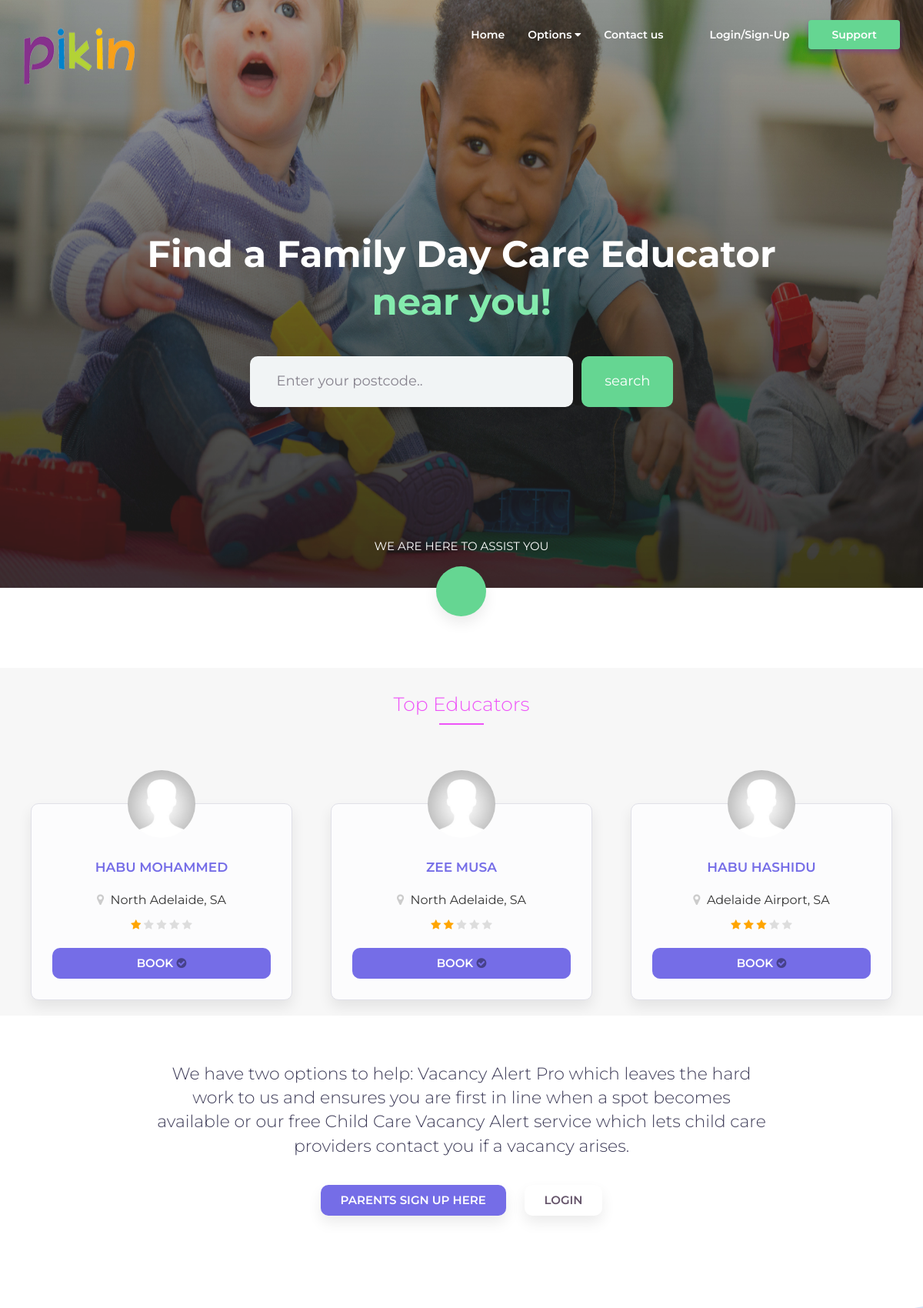
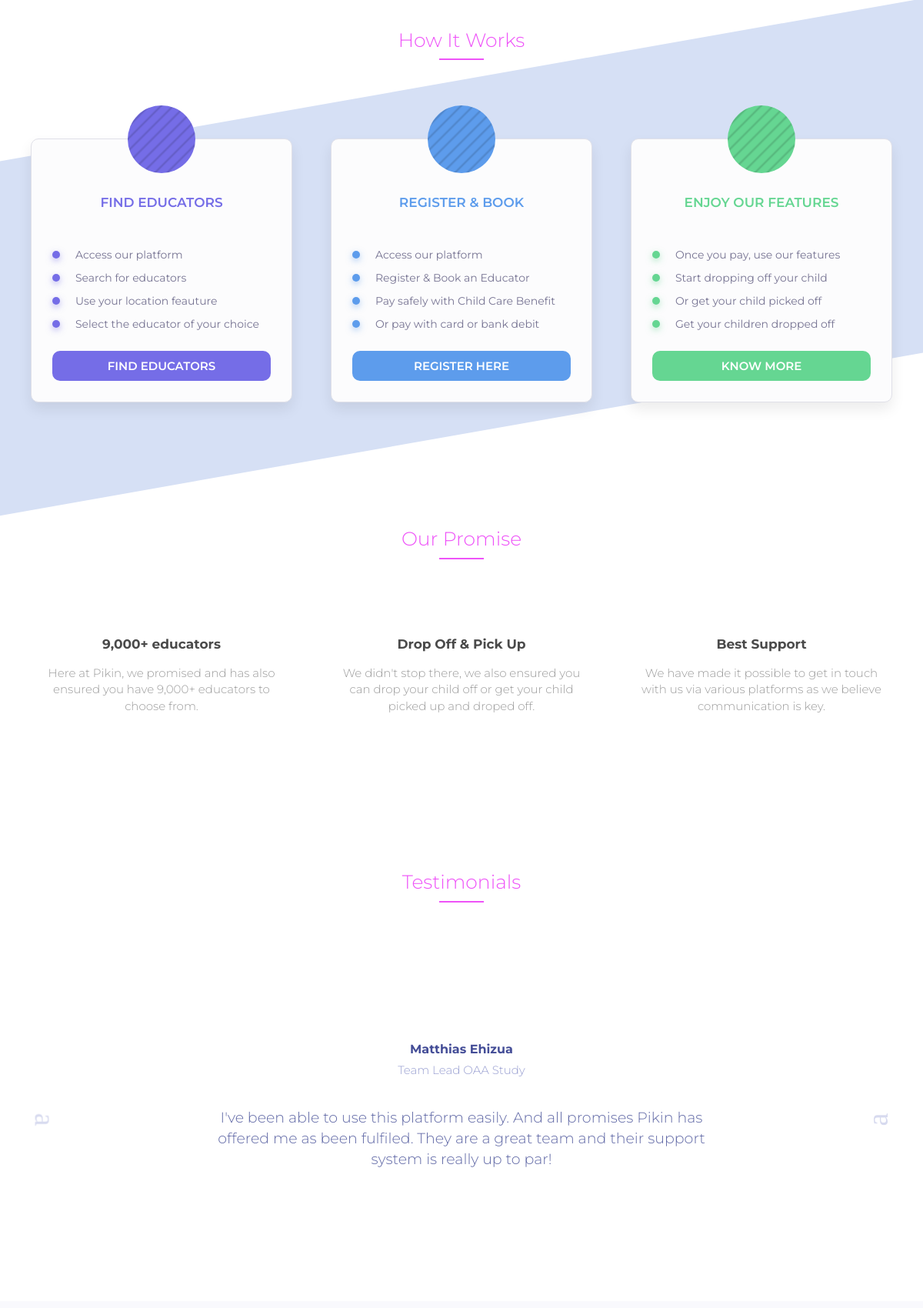
The page / (upper part) on the database its author committed (2 pictures, top to bottom).
### tables this page shows
CREATE TABLE `educators` (
  `EducatorID` int(200) NOT NULL,
  `CoordinatorID` int(11) NOT NULL,
  `firstname` text NOT NULL,
  `lastname` text NOT NULL,
  `email` varchar(30) NOT NULL,
  `password` varchar(30) NOT NULL,
  `hashkey` varchar(32) DEFAULT NULL,
  `phonenumber` varchar(30) DEFAULT NULL,
  `address` varchar(250) DEFAULT NULL,
  `suburb` varchar(250) DEFAULT NULL,
  `postcode` int(30) DEFAULT NULL,
  `avatar` varchar(255) DEFAULT 'default.jpg',
  `numkids` varchar(250) DEFAULT NULL,
  `ageofkids` varchar(50) DEFAULT NULL,
  `typeofservice` varchar(250) DEFAULT NULL,
  `servicehours` varchar(250) DEFAULT NULL,
  `rating` int(5) DEFAULT '0',
  `active` int(1) DEFAULT '0'
);

### index.php (the view, shortened to what this page needs)
<!doctype html>
<html>
<head>
<link rel="stylesheet" type="text/css" href="css/bootstrap.min.css">
<link rel="stylesheet" type="text/css" href="css/bootstrap-slider.min.css">
<link rel="stylesheet" type="text/css" href="css/font-awesome.min.css">
<link rel="stylesheet" type="text/css" href="css/slick.css">
<link rel="stylesheet" type="text/css" href="css/style.css">
</head>
<body>
<div id="header-holder">
    <div class="bg-animation"></div>
    <nav id="nav" class="navbar navbar-default navbar-full">
        <div class="container-fluid">
            <div class="container container-nav">
                <div class="row">
                    <div class="col-md-12">
                        <div class="navbar-header">
                            <a class="logo-holder" href="index.php">
                                <div class="logo" style="width:150px;height:80px"></div>
                            </a>
                        </div>
                        <div style="height: 1px;" role="main" aria-expanded="false" class="navbar-collapse collapse" id="bs">
                            <ul class="nav navbar-nav navbar-right">
                                <li><a href="index.php">Home</a></li>
                                <li class="dropdown mega">
                                    <a href="#pricing">Options <i class="fa fa-caret-down"></i></a>
                                </li>
                                <li><a href="contact.html">Contact us</a></li>
                                <li><a class="login-button" href="signin.php">Login/Sign-Up</a></li>
                                <li class="support-button-holder support-dropdown">
                                    <a class="support-button" href="#">Support</a>
                                </li>
                            </ul>
                        </div>
                    </div>
                </div>
            </div>
        </div>
    </nav>
    <div id="top-content" class="container-fluid">
        <div class="container">
            <div class="row">
                <div class="col-md-12">
                    <div class="big-title">Find a Family Day Care Educator <br>
                        <span>near you!</span>
                    </div>
                    <div class="educators-search-holder">
                        <form id="educators-search" action="search.php" method="POST">
                            <input id="educators-text" type="text" name="postcode" placeholder="Enter your postcode.." />
                            <span class="inline-button">
                                <input id="search-btn" type="submit" name="search" value="search">
                            </span>
                        </form>
                    </div>
                </div>
                <div class="col-md-12">
                    <div class="arrow-button-holder">
                        <a href="#pricing">
                            <div class="button-text">We are here to assist you</div>
                            <div class="arrow-icon">
                            </div>
                        </a>
                    </div>
                </div>
            </div>
        </div>
    </div>
</div>
<div class="container-fluid" style="background: #f7f7f7">
    <div class="container">
        <div class="row">
            <div class="col-md-12">
                <div class="row-title">Top Educators</div>
            </div>
        </div>
        <div class="row">
            <?php
                $popular = "SELECT * from educators LIMIT 3";
                $query = mysqli_query ($connection, $popular);
                while ($row = mysqli_fetch_assoc($query)) {
            ?>
            <div class="col-sm-6 col-md-4">
                <div class="pricing-box pricing-color1">
                    <div class="pricing-content">
                        <div class="pricing-icon" style="background: url(images/<?=$row['avatar']?>);background-size: contain;">
                        </div>
                        <div class="pricing-title"><?=$row['firstname']?> <?=$row['lastname']?></div>
                        <div class="pricing-details">
                            <br>
                            <center>
                                <span style="font-size: 16px;">
                                    <i class="fa fa-map-marker" style="color: #ccc"></i> &nbsp;<?php echo $row["suburb"]; ?>
                                </span>
                                 <div style="margin-top: 10px">
                                  <?php
                                    $user_rating = $row['rating'];
                                    for ($available_rating = 0; $available_rating < $user_rating; $available_rating++) {
                                  ?>
                                  <i class="fa fa-star" style="color: orange"></i>
                                  <?php
                                    }
                                    $no_rating = 5 - $user_rating;
                                    for ($absent_rating = 0; $absent_rating < $no_rating; $absent_rating++) {
                                  ?>
                                  <i class="fa fa-star" style="color: #ddd"></i>
                                  <?php
                                    }
                                  ?>
                                </div>
                            </center>
                        </div>
                            <br>
                        <div class="pricing-link">
                            <a class="ybtn" href="booking.php?EducatorID=<?=$row['EducatorID']?>">Book <i class="fa fa-check-circle" style="color: rgba(0,0,0,.4);"></i></a>
                        </div>
                    </div>
                </div>
            </div>
            <?php
            }
            ?>
        </div>
    </div>
</div>
<div id="info" class="container-fluid">
    <div class="container">
        <div class="row">
            <div class="col-md-12">
                <div class="info-text">We have two options to help: Vacancy Alert Pro which leaves the hard work to us and ensures you are first in line when a spot becomes available or our free Child Care Vacancy Alert service which lets child care providers contact you if a vacancy arises.</div>
                <a href="signup.php" class="ybtn ybtn-purple ybtn-shadow">Parents Sign Up Here</a>
                <a href="signin.php" class="ybtn ybtn-white ybtn-shadow">Login </a>
            </div>
        </div>
    </div>
</div>
<div id="pricing" class="container-fluid">
    <div class="container">
        <div class="row">
            <div class="col-md-12">
                <div class="row-title">How It Works</div>
            </div>
        </div>
        <div class="row">
            <div class="col-sm-6 col-md-4">
                <div class="pricing-box pricing-color1">
                    <div class="pricing-content">
                        <div class="pricing-icon">
                            <div class="special-gradiant"></div>
                        </div>
                        <div class="pricing-title">Find Educators</div>
                        <div class="pricing-details">
                            <ul>
                                <li>Access our platform</li>
                                <li>Search for educators</li>
                                <li>Use your location feauture</li>
                                <li>Select the educator of your choice</li>
                            </ul>
                        </div>
                        <div class="pricing-link">
                            <a class="ybtn" href="#">Find Educators</a>
                        </div>
                    </div>
                </div>
            </div>
            <div class="col-sm-6 col-md-4">
                <div class="pricing-box pricing-color2">
                    <div class="pricing-content">
                        <div class="pricing-icon">
                            <div class="special-gradiant"></div>
                        </div>
                        <div class="pricing-title">Register & Book</div>
                        <div class="pricing-details">
                            <ul>
                                <li>Access our platform</li>
                                <li>Register & Book an Educator</li>
                                <li>Pay safely with Child Care Benefit</li>
                                <li>Or pay with card or bank debit</li>
                            </ul>
                        </div>
                        <div class="pricing-link">
                            <a class="ybtn" href="signin.php">Register Here</a>
                        </div>
                    </div>
                </div>
            </div>
            <div class="col-sm-12 col-md-4">
                <div class="pricing-box pricing-color3">
                    <div class="pricing-content">
                        <div class="pricing-icon">
                            <div class="special-gradiant"></div>
                        </div>
                        <div class="pricing-title">Enjoy Our Features</div>
                        <div class="pricing-details">
                            <ul>
                                <li>Once you pay, use our features</li>
                                <li>Start dropping off your child</li>
                                <li>Or get your child picked off</li>
                                <li>Get your children dropped off</li>
                            </ul>
                        </div>
                        <div class="pricing-link">
                            <a class="ybtn" href="about.html">Know More</a>
                        </div>
                    </div>
                </div>
            </div>
        </div>
    </div>
</div>
<div id="more-features" class="container-fluid">
    <div class="container">
        <div class="row">
            <div class="col-md-12">
                <div class="row-title">Our Promise</div>
            </div>
        </div>
        <div class="row">
            <div class="col-sm-6 col-md-4">
                <div class="mfeature-box">
                    <div class="mfeature-title">9,000+ educators</div>
                    <div class="mfeature-details">Here at Pikin, we promised and has also ensured you have 9,000+ educators to choose from.</div>
                </div>
            </div>
            <div class="col-sm-6 col-md-4">
                <div class="mfeature-box">
                    <div class="mfeature-title">Drop Off & Pick Up</div>
                    <div class="mfeature-details">We didn't stop there, we also ensured you can drop your child off or get your child picked up and droped off.</div>
                </div>
            </div>
            <div class="col-sm-12 col-md-4">
                <div class="mfeature-box">
                    <div class="mfeature-title">Best Support</div>
                    <div class="mfeature-details">We have made it possible to get in touch with us via various platforms as we believe communication is key.</div>
                </div>
            </div>
        </div>
    </div>
</div>
<div id="testimonials" class="container-fluid">
    <div class="container">
        <div class="row">
            <div class="col-xs-12">
                <div class="row-title">Testimonials</div>
            </div>
        </div>
        <div class="row">
            <div class="col-xs-12">
                <div id="testimonials-slider">
                    <div>
                        <div class="details-holder">
                            <h4>Matthias Ehizua</h4>
                            <h5>Team Lead OAA Study</h5>
                            <p>I've been able to use this platform easily. And all promises Pikin has offered me as been fulfiled. They are a great team and their support system is really up to par!</p>
                        </div>
                    </div>
                </div>
            </div>
        </div>
    </div>
</div>
<div id="message2" class="container-fluid message-area normal-bg">
</div>
</body>
</html>

### rows shown on the page
educators: avatar (placeholder picture), firstname "HABU", lastname "MOHAMMED", suburb "North Adelaide, SA", rating 1 (drawn)
educators: avatar (placeholder picture), firstname "ZEE", lastname "MUSA", suburb "North Adelaide, SA", rating 2 (drawn)
educators: avatar (placeholder picture), firstname "HABU", lastname "HASHIDU", suburb "Adelaide Airport, SA", rating 3 (drawn)
